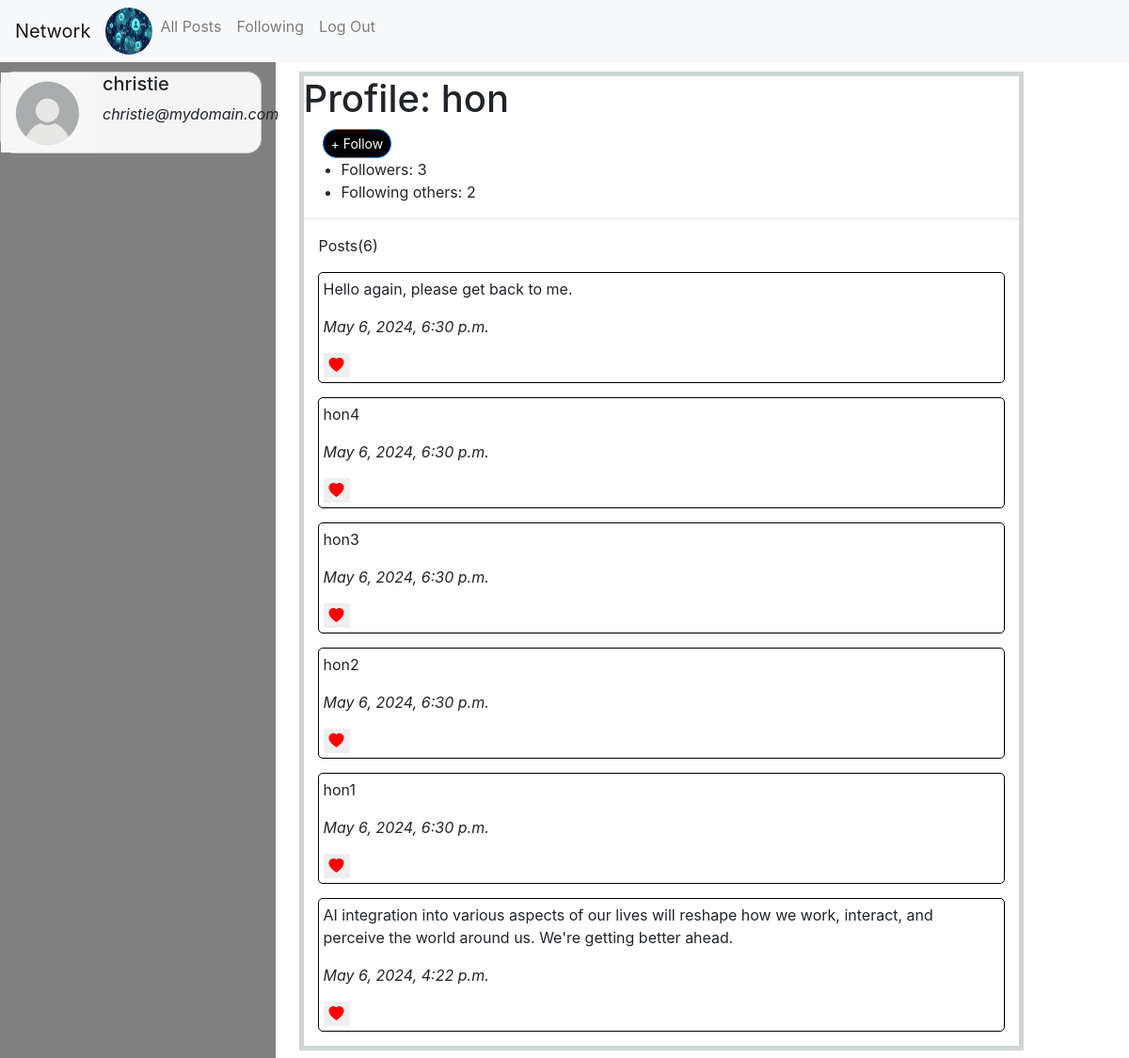
The page /profile/1 (signed in) on the database as committed earlier.
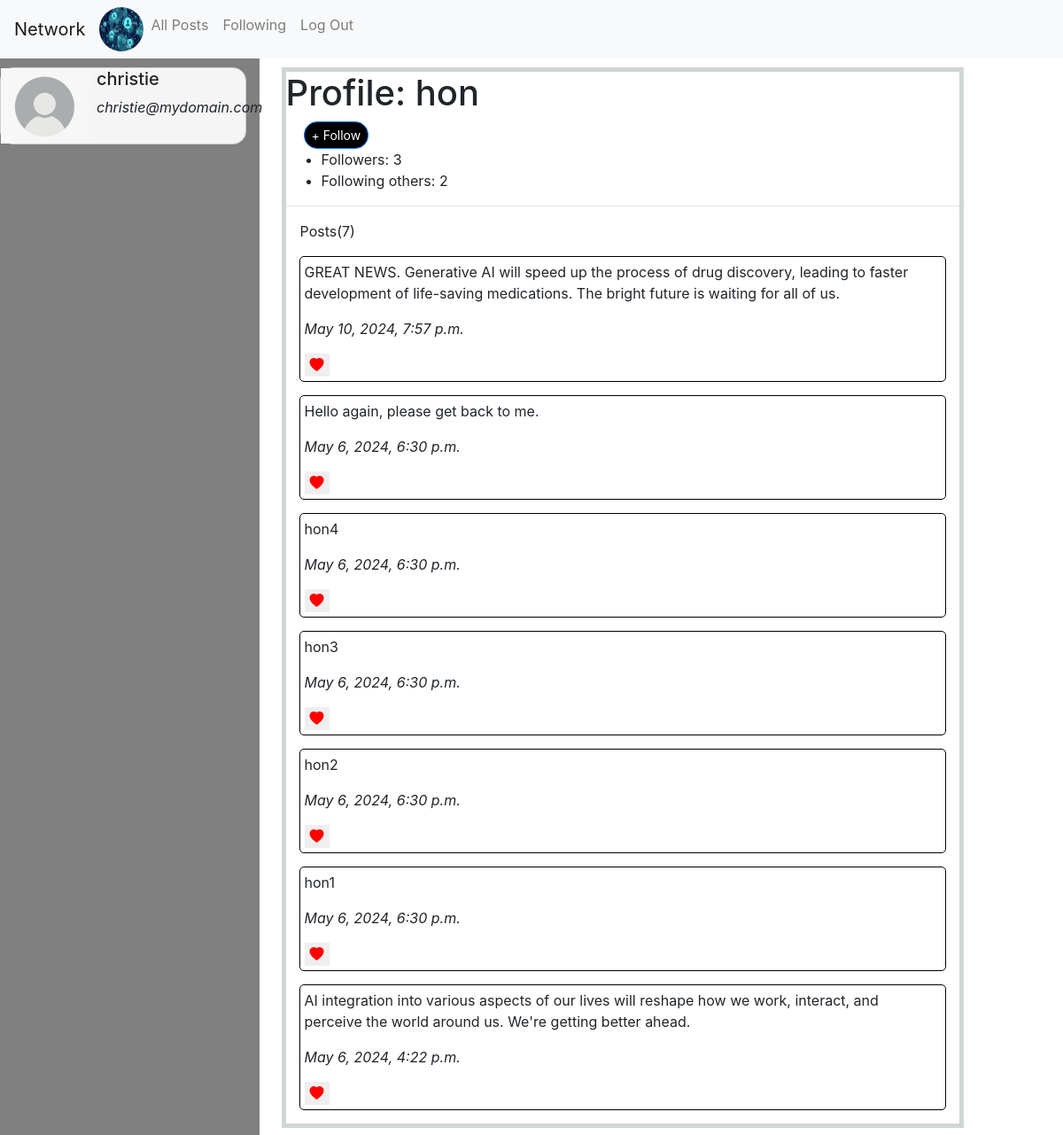
The same page on the database as committed later.
### network/models.py (models this page shows)
class Post(models.Model):
    poster=models.ForeignKey(User,on_delete=models.CASCADE,related_name="posts")
    content=models.TextField()
    timestamp=models.DateTimeField(auto_now_add=True)

### network/views.py (the view)
# urls.py: path('profile/<int:poster_id>',views.profile,name="profile"),
def profile(request,poster_id):
    if request.user.is_authenticated:
        this_user=User.objects.get(pk=poster_id)
        all_user_posts=this_user.posts.all()
        all_user_posts=all_user_posts.order_by('-timestamp')
        number_of_my_followers=this_user.followers.count()
        number_of_my_following=this_user.following_users.count()
        return render(request,'network/profile.html',{'posts':all_user_posts,'num_followers':number_of_my_followers,'num_following':number_of_my_following,'poster':this_user})
    else:
        return redirect('login')

### network/templates/network/profile.html (shortened to what this page needs)
{%extends 'network/layout.html'%}
{%load static%}
{%block body%}
<div class="profile-container row">
  <div class="col-3 left">
    {%if request.user.is_authenticated%}
    <div class="d-flex person">
       <img src="{% static 'network/images/person.png' %}" alt='person' width="100" height="85" />
       <div class="sub-person ml-2">
          <h5>{{request.user.username}}</h5>
          <p><i>{{request.user.email}}</i></p>
       </div>
    </div>
    {%else%}
    <p>You're not logged in.</p>
    {%endif%}
  </div>
  <div class="col-md-8">
    <div class="new-post">
      <h1>Profile: {{poster.username}}</h1>
      {%if poster and request.user != poster%}
        {%if request.GET.is_following == 'True'  %}
      <form action="{% url 'followers' poster.username %}" method="POST">
        {%csrf_token%}
        <button type="submit" class="btn btn-sm btn-primary unfollow">+ Unfollow</button>
      </form>
        {%else%}
      <form action="{% url 'followers' poster.username %}" method="POST">
        <button type="submit" class="btn btn-sm btn-primary follow">+ Follow</button>
      </form>
      {%endif%} {%endif%}
      <ul>
        {%if num_followers%}
        <li>Followers: {{ num_followers }}</li>
        {%endif%} {%if num_following%}
        <li>Following others: {{ num_following }}</li>
        {%endif%}
      </ul>
      <hr/>
  {%if posts%}
      <div class="">
        <p class="ml-3">Posts({{posts|length}})</p>
        {%for post in posts%}
        <div class="sub-new-post">
          <p class="original-content">{{ post.content }}</p>
          <p><i>{{ post.timestamp }}</i></p>
          <div class="like">
            <button type="button" data-post-id="{{ post.id }}" class="like-btn liked" id="btnLike">
            <i class="bi bi-heart-fill heart" id="heart-icon-{{ post.id }}"></i>
          </button>
        </div>
      </div>
        {%endfor%}
      </div>
      {%else%}
      <p>No posts have been posted yet!</p>
      {%endif%}
    </div>
  </div>
</div>
{%endblock%}

Rows that differ between the two databases and show on the page:
added Post: content "GREAT NEWS. Generative AI will speed up the process of drug discovery, leading to faster development of life-saving medications. The bright future is waiting for all of us.", timestamp "May 10, 2024, 7:57 p.m."
Other text that changed with them:
{{ posts|length }}: "6" → "7"
